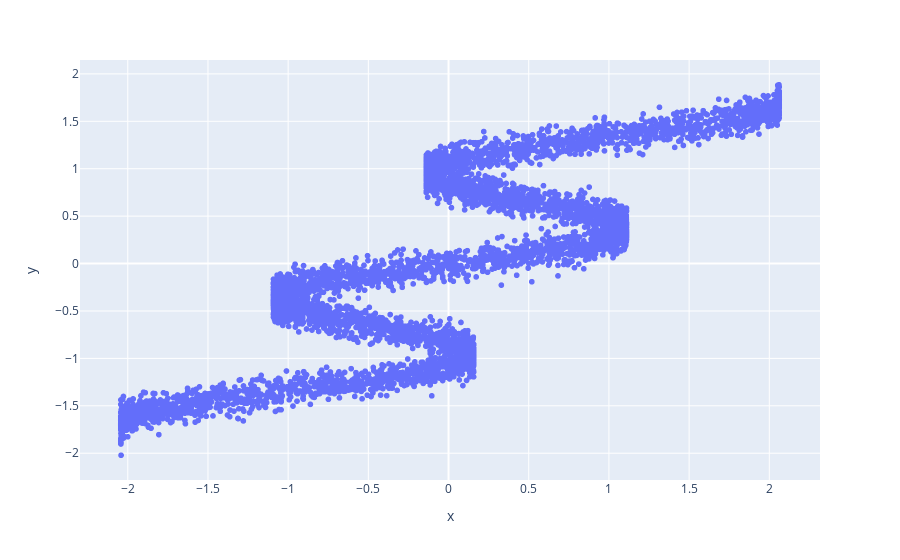

Notebook code for this chart:
### Code cell
px.scatter(x=data_loader.train_data[:,0],y=data_loader.train_data[:,1])

### Figure 1 — Plotly figure (JSON) as saved in the notebook; plotly's stock layout.template omitted (floating-point values rounded to 4 significant figures; data arrays with more than 128 entries replaced by an {"elided": "..."} marker saying what was removed)
{"data": [{"hoverlabel": {"namelength": 0}, "hovertemplate": "x=%{x}<br>y=%{y}", "legendgroup": "", "marker": {"color": "#636efa", "symbol": "circle"}, "mode": "markers", "name": "", "showlegend": false, "type": "scattergl", "x": {"elided": "6400 float values"}, "xaxis": "x", "y": {"elided": "6400 float values"}, "yaxis": "y"}], "layout": {"autosize": true, "legend": {"tracegroupgap": 0}, "margin": {"t": 60}, "xaxis": {"anchor": "y", "autorange": true, "domain": [0, 1], "range": [-2.295, 2.313], "title": {"text": "x"}, "type": "linear"}, "yaxis": {"anchor": "x", "autorange": true, "domain": [0, 1], "range": [-2.298, 2.162], "title": {"text": "y"}, "type": "linear"}}}
